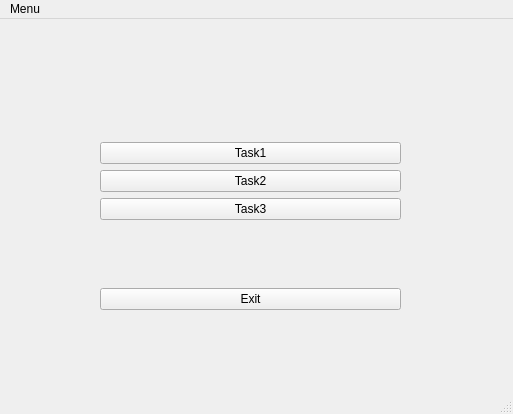
<?xml version="1.0" encoding="UTF-8"?>
<ui version="4.0">
 <class>MainWindow</class>
 <widget class="QMainWindow" name="MainWindow">
  <property name="geometry">
   <rect>
    <x>0</x>
    <y>0</y>
    <width>513</width>
    <height>414</height>
   </rect>
  </property>
  <property name="windowTitle">
   <string>MainWindow</string>
  </property>
  <widget class="QWidget" name="centralwidget">
   <widget class="QWidget" name="verticalLayoutWidget">
    <property name="geometry">
     <rect>
      <x>100</x>
      <y>60</y>
      <width>301</width>
      <height>231</height>
     </rect>
    </property>
    <layout class="QVBoxLayout" name="verticalLayout_3">
     <item>
      <layout class="QVBoxLayout" name="verticalLayout">
       <item>
        <spacer name="verticalSpacer_2">
         <property name="orientation">
          <enum>Qt::Vertical</enum>
         </property>
         <property name="sizeHint" stdset="0">
          <size>
           <width>20</width>
           <height>40</height>
          </size>
         </property>
        </spacer>
       </item>
       <item>
        <widget class="QPushButton" name="pushButton_task1">
         <property name="text">
          <string>Task1</string>
         </property>
        </widget>
       </item>
       <item>
        <widget class="QPushButton" name="pushButton_task2">
         <property name="text">
          <string>Task2</string>
         </property>
        </widget>
       </item>
       <item>
        <widget class="QPushButton" name="pushButton_task3">
         <property name="text">
          <string>Task3</string>
         </property>
        </widget>
       </item>
       <item>
        <spacer name="verticalSpacer">
         <property name="orientation">
          <enum>Qt::Vertical</enum>
         </property>
         <property name="sizeHint" stdset="0">
          <size>
           <width>20</width>
           <height>40</height>
          </size>
         </property>
        </spacer>
       </item>
      </layout>
     </item>
     <item>
      <widget class="QPushButton" name="pushButton_exit">
       <property name="text">
        <string>Exit</string>
       </property>
      </widget>
     </item>
    </layout>
   </widget>
  </widget>
  <widget class="QMenuBar" name="menubar">
   <property name="geometry">
    <rect>
     <x>0</x>
     <y>0</y>
     <width>513</width>
     <height>22</height>
    </rect>
   </property>
   <widget class="QMenu" name="menuMenu">
    <property name="title">
     <string>Menu</string>
    </property>
    <addaction name="separator"/>
    <addaction name="actiontask1"/>
    <addaction name="actiontask2"/>
    <addaction name="actiontask3"/>
    <addaction name="separator"/>
    <addaction name="actionexit"/>
   </widget>
   <addaction name="menuMenu"/>
  </widget>
  <widget class="QStatusBar" name="statusbar"/>
  <action name="actiontask1">
   <property name="text">
    <string>task1</string>
   </property>
  </action>
  <action name="actiontask2">
   <property name="text">
    <string>task2</string>
   </property>
  </action>
  <action name="actiontask3">
   <property name="text">
    <string>task3</string>
   </property>
  </action>
  <action name="actionexit">
   <property name="text">
    <string>exit</string>
   </property>
  </action>
 </widget>
 <resources/>
 <connections/>
</ui>
